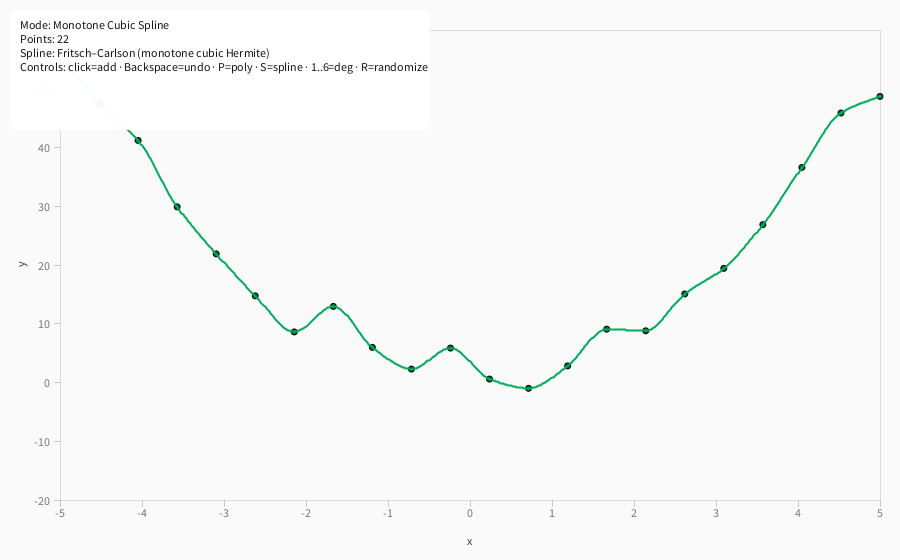
Frame 1 (no input)
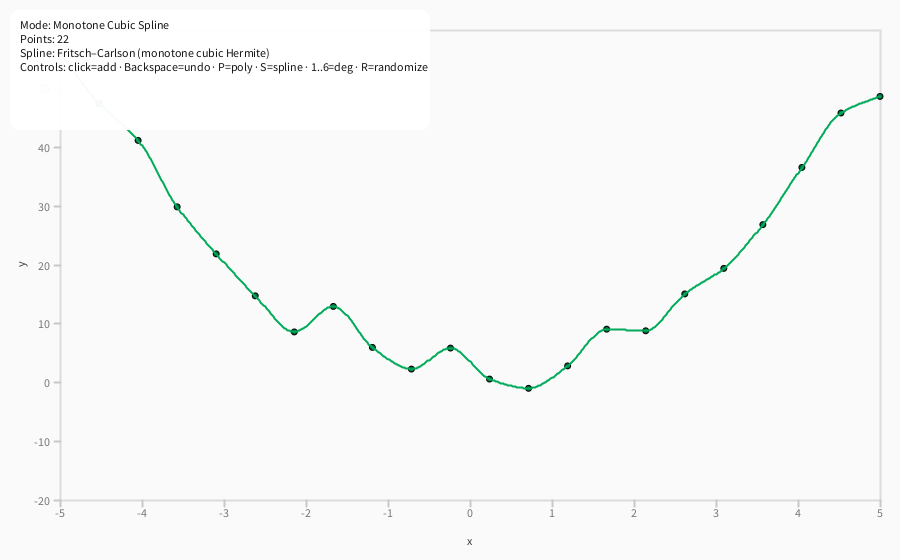
Frame 60 (the mouse pressed at the canvas centre just before this capture)
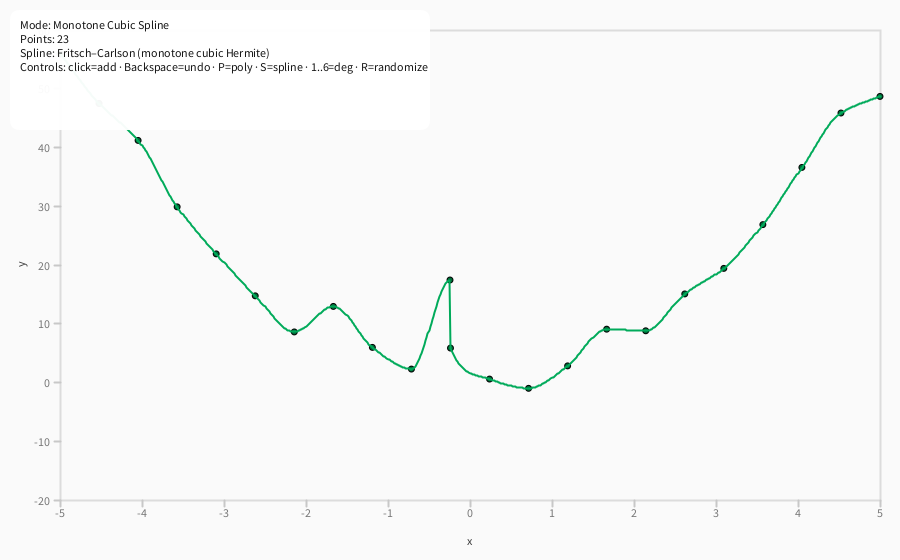
Frame 120 (the mouse held since frame 60 and released just before this capture)

The Processing sketch that drew these frames (run headless with seeded random() and noise(); from frame 60 on, the mouse is pressed at the canvas centre):

// Processing sketch: poly_spline_demo
// ── poly_spline_demo.pde
/**
 * Polynomial Regression + Monotone Cubic Spline (Processing / Java mode)
 *
 * Modes:
 *   P - Polynomial regression (least squares), degree via 1..6
 *   S - Monotone cubic Hermite spline (Fritsch–Carlson)
 *
 * Mouse:
 *   Click to add a point
 * Keys:
 *   1..6 - change polynomial degree
 *   P    - polynomial mode
 *   S    - spline mode
 *   R    - randomize sample data
 *   Backspace - remove last point
 */
 
 import java.util.*; // Arrays, Comparator, etc.

ArrayList<PVector> pts = new ArrayList<PVector>();

enum FitMode { POLY, SPLINE }
FitMode mode = FitMode.SPLINE;

int degree = 3;           // poly degree for POLY mode
float[] coeffs = null;    // polynomial coefficients a0..ad
float rmse = Float.NaN;

void setup() {
  size(900, 560);
  randomizeData();
}

void draw() {
  background(250);
  drawAxes();

  // draw points
  noStroke();
  fill(0);
  for (PVector p : pts) ellipse(p.x, p.y, 7, 7);

  // Fit/draw curve depending on mode
  if (mode == FitMode.POLY) drawPolynomialFit();
  else drawSplineFit();

  // HUD
  drawHUD();
}

void mousePressed() {
  pts.add(new PVector(mouseX, mouseY));
}

void keyPressed() {
  if (key >= '1' && key <= '6') degree = key - '0';
  else if (key == 'p' || key == 'P') mode = FitMode.POLY;
  else if (key == 's' || key == 'S') mode = FitMode.SPLINE;
  else if (key == 'r' || key == 'R') randomizeData();
  else if (keyCode == BACKSPACE && pts.size() > 0) pts.remove(pts.size()-1);
}

/* ---------------------- Drawing helpers ---------------------- */

float padL = 60, padR = 20, padT = 30, padB = 60;
float dataXmin = -5, dataXmax = 5;
float dataYmin = -20, dataYmax = 60;

void drawAxes() {
  rectMode(CORNERS);
  noFill();
  stroke(220);
  rect(padL, padT, width - padR, height - padB);

  stroke(200);
  fill(120);
  textAlign(CENTER, TOP);
  for (int i = (int)ceil(dataXmin); i <= (int)floor(dataXmax); i++) {
    float sx = dataToScreenX(i);
    line(sx, height - padB, sx, height - padB + 6);
    text(i, sx, height - padB + 8);
  }
  textAlign(RIGHT, CENTER);
  for (int j = (int)ceil(dataYmin); j <= (int)floor(dataYmax); j += 10) {
    float sy = dataToScreenY(j);
    line(padL - 6, sy, padL, sy);
    text(j, padL - 10, sy);
  }

  textAlign(CENTER, CENTER);
  fill(60);
  text("x", (padL + width - padR)/2, height - 20);
  pushMatrix();
  translate(20, (padT + height - padB)/2);
  rotate(-HALF_PI);
  text("y", 0, 0);
  popMatrix();
}

void drawHUD() {
  fill(255, 245);
  noStroke();
  rect(10, 10, 430, 130, 10);
  fill(20);
  textAlign(LEFT, TOP);
  String s = "Mode: " + (mode == FitMode.POLY ? "Polynomial Regression" : "Monotone Cubic Spline") + "\n";
  if (mode == FitMode.POLY) {
    s += "Degree: " + degree + ((pts.size() < degree+1) ? " (need ≥ " + (degree+1) + " pts)" : "") + "\n";
    if (coeffs != null) {
      s += "RMSE: " + nf(rmse, 1, 3) + "\n";
      s += "y = ";
      for (int k = 0; k < coeffs.length; k++) {
        s += (k==0 ? "" : " + ") + nf(coeffs[k], 1, 3) + (k==0 ? "" : "*x" + (k>1 ? "^"+k : ""));
      }
      s += "\n";
    }
  } else {
    s += "Points: " + pts.size() + (pts.size() < 2 ? " (need ≥ 2 pts)" : "") + "\n";
    s += "Spline: Fritsch–Carlson (monotone cubic Hermite)\n";
  }
  s += "Controls: click=add · Backspace=undo · P=poly · S=spline · 1..6=deg · R=randomize";
  text(s, 20, 20);
}

/* ---------------------- Polynomial fit ---------------------- */

void drawPolynomialFit() {
  coeffs = null;
  rmse = Float.NaN;

  if (pts.size() >= degree + 1) {
    float[] xs = new float[pts.size()];
    float[] ys = new float[pts.size()];
    for (int i = 0; i < pts.size(); i++) {
      xs[i] = screenToDataX(pts.get(i).x);
      ys[i] = screenToDataY(pts.get(i).y);
    }
    coeffs = polyfit(xs, ys, degree);
    if (coeffs != null) {
      rmse = computeRMSE(xs, ys, coeffs);
      // plot
      int steps = 700;
      noFill();
      stroke(20, 120, 255);
      strokeWeight(2);
      beginShape();
      for (int i = 0; i <= steps; i++) {
        float x = map(i, 0, steps, dataXmin, dataXmax);
        float y = polyval(coeffs, x);
        vertex(dataToScreenX(x), dataToScreenY(y));
      }
      endShape();
    }
  }
}

float[] polyfit(float[] x, float[] y, int deg) {
  int n = deg + 1;
  double[][] XtX = new double[n][n];
  double[] Xty = new double[n];

  double[] sx = new double[2*deg + 1];
  for (int i = 0; i < x.length; i++) {
    double xp = 1.0;
    for (int p = 0; p <= 2*deg; p++) { sx[p] += xp; xp *= x[i]; }
  }
  for (int r = 0; r < n; r++)
    for (int c = 0; c < n; c++)
      XtX[r][c] = sx[r + c];

  for (int r = 0; r < n; r++) {
    double sum = 0;
    for (int i = 0; i < x.length; i++) sum += pow(x[i], r) * y[i];
    Xty[r] = sum;
  }
  return gaussSolve(XtX, Xty);
}

float polyval(float[] a, float x) {
  float acc = 0;
  for (int i = a.length-1; i >= 0; i--) acc = acc * x + a[i];
  return acc;
}

float computeRMSE(float[] x, float[] y, float[] a) {
  double se = 0;
  for (int i = 0; i < x.length; i++) {
    double e = y[i] - polyval(a, x[i]);
    se += e*e;
  }
  return (float)Math.sqrt(se / x.length);
}

float[] gaussSolve(double[][] A, double[] b) {
  int n = b.length;
  double[][] M = new double[n][n];
  double[] rhs = new double[n];
  for (int i = 0; i < n; i++) { arrayCopy(A[i], M[i]); rhs[i] = b[i]; }

  for (int k = 0; k < n; k++) {
    int piv = k; double maxAbs = Math.abs(M[k][k]);
    for (int r = k+1; r < n; r++) {
      double v = Math.abs(M[r][k]);
      if (v > maxAbs) { maxAbs = v; piv = r; }
    }
    if (Math.abs(maxAbs) < 1e-12) return null;
    if (piv != k) { double[] tmp = M[k]; M[k] = M[piv]; M[piv] = tmp; double tb = rhs[k]; rhs[k] = rhs[piv]; rhs[piv] = tb; }

    for (int r = k+1; r < n; r++) {
      double f = M[r][k] / M[k][k];
      for (int c = k; c < n; c++) M[r][c] -= f * M[k][c];
      rhs[r] -= f * rhs[k];
    }
  }

  float[] x = new float[n];
  for (int i = n-1; i >= 0; i--) {
    double sum = rhs[i];
    for (int c = i+1; c < n; c++) sum -= M[i][c] * x[c];
    x[i] = (float)(sum / M[i][i]);
  }
  return x;
}

/* ---------------------- Monotone cubic Hermite spline ----------------------
 * Fritsch–Carlson method:
 * - Sort by x
 * - Compute secant slopes d[i]
 * - Compute tangents m[i] with a weighted harmonic mean, enforcing monotonicity
 * - Piecewise Hermite basis for evaluation
 */

void drawSplineFit() {
  if (pts.size() < 2) return;

  // Gather and sort by x
  int n = pts.size();
  float[] xs = new float[n];
  float[] ys = new float[n];
  for (int i = 0; i < n; i++) {
    xs[i] = screenToDataX(pts.get(i).x);
    ys[i] = screenToDataY(pts.get(i).y);
  }
  int[] order = sortIndicesBy(xs);
  xs = reorder(xs, order);
  ys = reorder(ys, order);
  // Remove duplicate x (keep last)
  int m = uniqueByX(xs, ys);
  if (m < 2) return;
  xs = Arrays.copyOf(xs, m);
  ys = Arrays.copyOf(ys, m);

  float[] ms = fritschCarlsonSlopes(xs, ys);

  // Draw curve
  noFill();
  stroke(0, 170, 90);
  strokeWeight(2);
  beginShape();
  int steps = 800;
  for (int i = 0; i <= steps; i++) {
    float x = map(i, 0, steps, dataXmin, dataXmax);
    float y = splineEval(x, xs, ys, ms);
    vertex(dataToScreenX(x), dataToScreenY(y));
  }
  endShape();

  // Optionally, draw x-sorted points (small)
  noStroke();
  fill(0, 170, 90, 160);
  for (int i = 0; i < xs.length; i++) {
    ellipse(dataToScreenX(xs[i]), dataToScreenY(ys[i]), 5, 5);
  }
}

float[] fritschCarlsonSlopes(float[] x, float[] y) {
  int n = x.length;
  float[] m = new float[n];
  float[] h = new float[n-1];
  float[] d = new float[n-1];
  for (int i = 0; i < n-1; i++) {
    h[i] = x[i+1] - x[i];
    d[i] = (y[i+1] - y[i]) / h[i];
  }
  m[0] = d[0];
  m[n-1] = d[n-2];

  for (int i = 1; i < n-1; i++) {
    if (d[i-1] * d[i] <= 0) {
      m[i] = 0;
    } else {
      float w1 = 2*h[i] + h[i-1];
      float w2 = h[i] + 2*h[i-1];
      m[i] = (w1 + w2) / (w1/d[i-1] + w2/d[i]);
    }
  }

  // Extra clipping to avoid overshoot when endpoints are steep (optional)
  for (int i = 0; i < n-1; i++) {
    if (abs(d[i]) < 1e-12) { // flat secant -> zero tangents
      m[i] = 0;
      m[i+1] = 0;
      continue;
    }
    float a = m[i] / d[i];
    float b = m[i+1] / d[i];
    float s = a*a + b*b;
    if (s > 9) {
      float t = 3.0 / sqrt(s);
      m[i] = t * a * d[i];
      m[i+1] = t * b * d[i];
    }
  }
  return m;
}

float splineEval(float X, float[] x, float[] y, float[] m) {
  int n = x.length;
  if (X <= x[0]) return y[0];
  if (X >= x[n-1]) return y[n-1];

  // binary search for interval
  int lo = 0, hi = n-1;
  while (hi - lo > 1) {
    int mid = (lo + hi) >>> 1;
    if (X >= x[mid]) lo = mid; else hi = mid;
  }
  int i = lo;
  float h = x[i+1] - x[i];
  float t = (X - x[i]) / h;

  float t2 = t*t, t3 = t2*t;
  float h00 =  2*t3 - 3*t2 + 1;
  float h10 =      t3 - 2*t2 + t;
  float h01 = -2*t3 + 3*t2;
  float h11 =      t3 -   t2;

  return h00*y[i] + h10*h*m[i] + h01*y[i+1] + h11*h*m[i+1];
}

/* ---------------------- Utilities ---------------------- */

int[] sortIndicesBy(float[] a) {
  Integer[] idx = new Integer[a.length];
  for (int i = 0; i < a.length; i++) idx[i] = i;
  Arrays.sort(idx, new Comparator<Integer>() {
    public int compare(Integer i, Integer j) { return Float.compare(a[i], a[j]); }
  });
  int[] out = new int[a.length];
  for (int i = 0; i < a.length; i++) out[i] = idx[i];
  return out;
}

float[] reorder(float[] arr, int[] order) {
  float[] out = new float[order.length];
  for (int i = 0; i < order.length; i++) out[i] = arr[order[i]];
  return out;
}

int uniqueByX(float[] xs, float[] ys) {
  int w = 1;
  for (int r = 1; r < xs.length; r++) {
    if (abs(xs[r] - xs[w-1]) > 1e-9) { // new x
      xs[w] = xs[r];
      ys[w] = ys[r];
      w++;
    } else {
      // if duplicate x: keep latest y (already in ys[r])
      ys[w-1] = ys[r];
    }
  }
  return w;
}

/* ---------------------- Data helpers ---------------------- */

void randomizeData() {
  pts.clear();
  // Demo curve for both modes: y = 3 - 0.5x + 2x^2 with noise
  for (int i = 0; i < 22; i++) {
    float x = map(i, 0, 21, dataXmin, dataXmax);
    float y = 3 - 0.5*x + 2*x*x + randomGaussian()*3.0;
    pts.add(new PVector(dataToScreenX(x), dataToScreenY(y)));
  }
}

float dataToScreenX(float x) { return map(x, dataXmin, dataXmax, padL, width - padR); }
float dataToScreenY(float y) { return map(y, dataYmin, dataYmax, height - padB, padT); }
float screenToDataX(float sx) { return map(sx, padL, width - padR, dataXmin, dataXmax); }
float screenToDataY(float sy) { return map(sy, height - padB, padT, dataYmin, dataYmax); }
